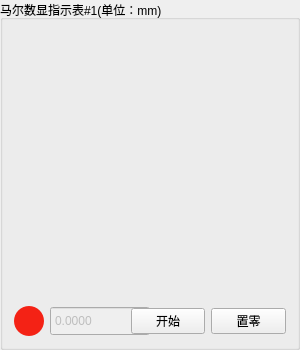
           <widget class="QGroupBox" name="groupBox_5">
            <property name="minimumSize">
             <size>
              <width>300</width>
              <height>350</height>
             </size>
            </property>
            <property name="maximumSize">
             <size>
              <width>300</width>
              <height>350</height>
             </size>
            </property>
            <property name="title">
             <string>马尔数显指示表#1(单位：mm)</string>
            </property>
            <layout class="QGridLayout" name="gridLayout">
             <item row="0" column="0">
              <layout class="QGridLayout" name="gridLayout_2">
               <item row="1" column="0">
                <layout class="QHBoxLayout" name="horizontalLayout">
                 <item>
                  <widget class="QLabel" name="sensorOneStatus">
                   <property name="minimumSize">
                    <size>
                     <width>30</width>
                     <height>30</height>
                    </size>
                   </property>
                   <property name="maximumSize">
                    <size>
                     <width>30</width>
                     <height>30</height>
                    </size>
                   </property>
                   <property name="styleSheet">
                    <string notr="true">QLabel {
    background-color: #F42215;
	border-radius: 15px;	
}</string>
                   </property>
                   <property name="text">
                    <string/>
                   </property>
                  </widget>
                 </item>
                 <item>
                  <widget class="QDoubleSpinBox" name="sensorOneData">
                   <property name="enabled">
                    <bool>false</bool>
                   </property>
                   <property name="minimumSize">
                    <size>
                     <width>100</width>
                     <height>0</height>
                    </size>
                   </property>
                   <property name="maximumSize">
                    <size>
                     <width>16777215</width>
                     <height>35</height>
                    </size>
                   </property>
                   <property name="prefix">
                    <string/>
                   </property>
                   <property name="suffix">
                    <string/>
                   </property>
                   <property name="decimals">
                    <number>4</number>
                   </property>
                   <property name="minimum">
                    <double>-99.000000000000000</double>
                   </property>
                  </widget>
                 </item>
                 <item>
                  <widget class="QPushButton" name="openSensorOneData">
                   <property name="maximumSize">
                    <size>
                     <width>80</width>
                     <height>16777215</height>
                    </size>
                   </property>
                   <property name="text">
                    <string>开始</string>
                   </property>
                  </widget>
                 </item>
                 <item>
                  <widget class="QPushButton" name="resetDeviceOne">
                   <property name="text">
                    <string>置零</string>
                   </property>
                  </widget>
                 </item>
                </layout>
               </item>
               <item row="0" column="0">
                <widget class="QWidget" name="dashBoardOne" native="true">
                 <property name="maximumSize">
                  <size>
                   <width>500</width>
                   <height>16777215</height>
                  </size>
                 </property>
                </widget>
               </item>
              </layout>
             </item>
            </layout>
           </widget>
